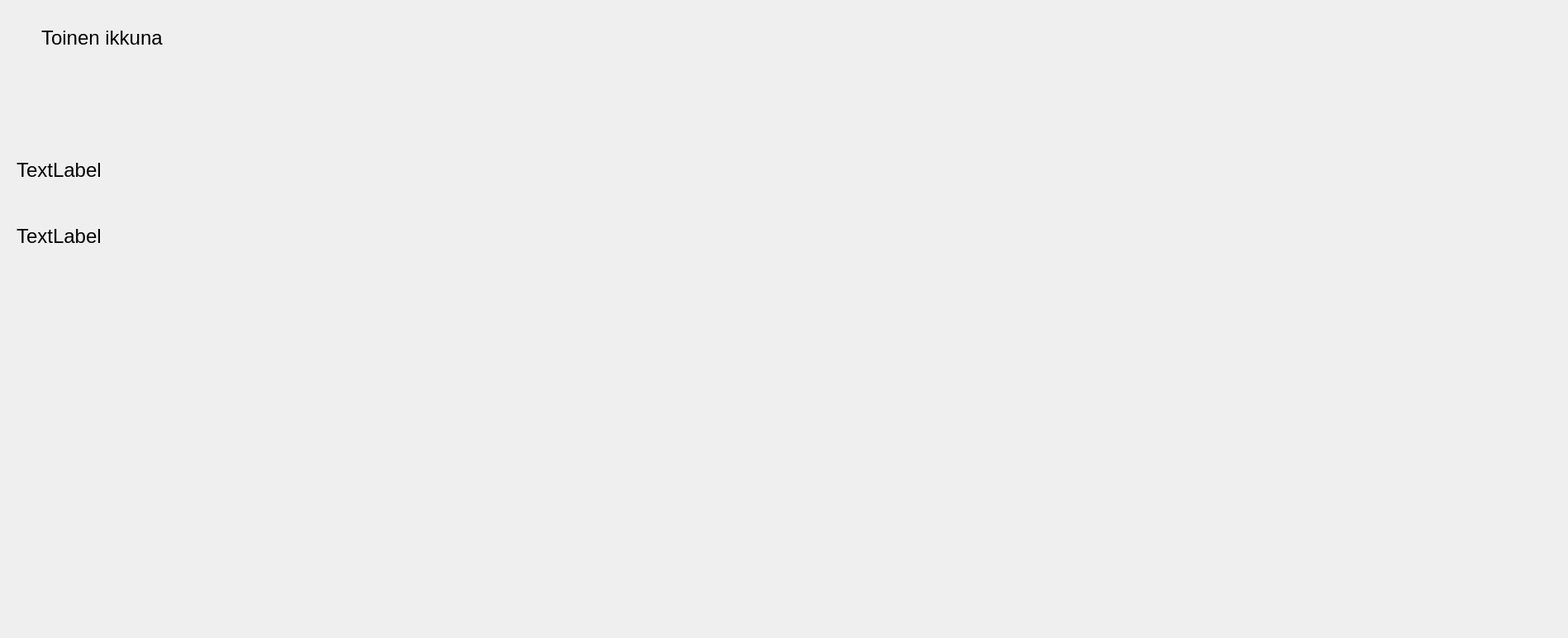
<?xml version="1.0" encoding="UTF-8"?>
<ui version="4.0">
 <class>From2</class>
 <widget class="QDialog" name="From2">
  <property name="geometry">
   <rect>
    <x>0</x>
    <y>0</y>
    <width>1898</width>
    <height>772</height>
   </rect>
  </property>
  <property name="windowTitle">
   <string>Dialog</string>
  </property>
  <widget class="QLabel" name="label">
   <property name="geometry">
    <rect>
     <x>50</x>
     <y>10</y>
     <width>541</width>
     <height>71</height>
    </rect>
   </property>
   <property name="font">
    <font>
     <pointsize>18</pointsize>
    </font>
   </property>
   <property name="text">
    <string>Toinen ikkuna</string>
   </property>
  </widget>
  <widget class="QLabel" name="labelFname">
   <property name="geometry">
    <rect>
     <x>20</x>
     <y>160</y>
     <width>731</width>
     <height>91</height>
    </rect>
   </property>
   <property name="font">
    <font>
     <pointsize>18</pointsize>
    </font>
   </property>
   <property name="text">
    <string>TextLabel</string>
   </property>
  </widget>
  <widget class="QLabel" name="labelLname">
   <property name="geometry">
    <rect>
     <x>20</x>
     <y>240</y>
     <width>731</width>
     <height>91</height>
    </rect>
   </property>
   <property name="font">
    <font>
     <pointsize>18</pointsize>
    </font>
   </property>
   <property name="text">
    <string>TextLabel</string>
   </property>
  </widget>
 </widget>
 <resources/>
 <connections/>
</ui>
